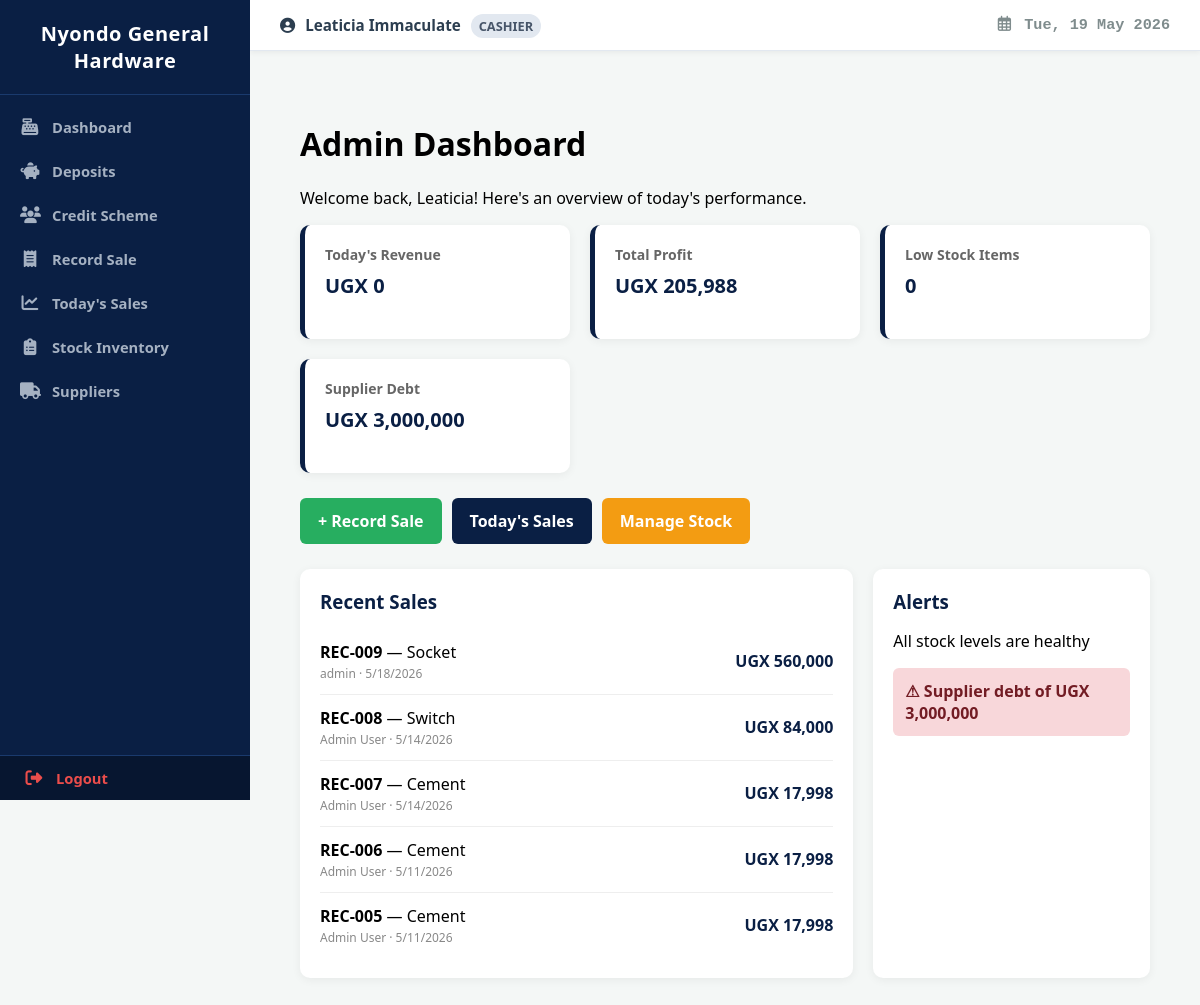
Page /admin_dashboard/ (signed in) on the earlier database version.
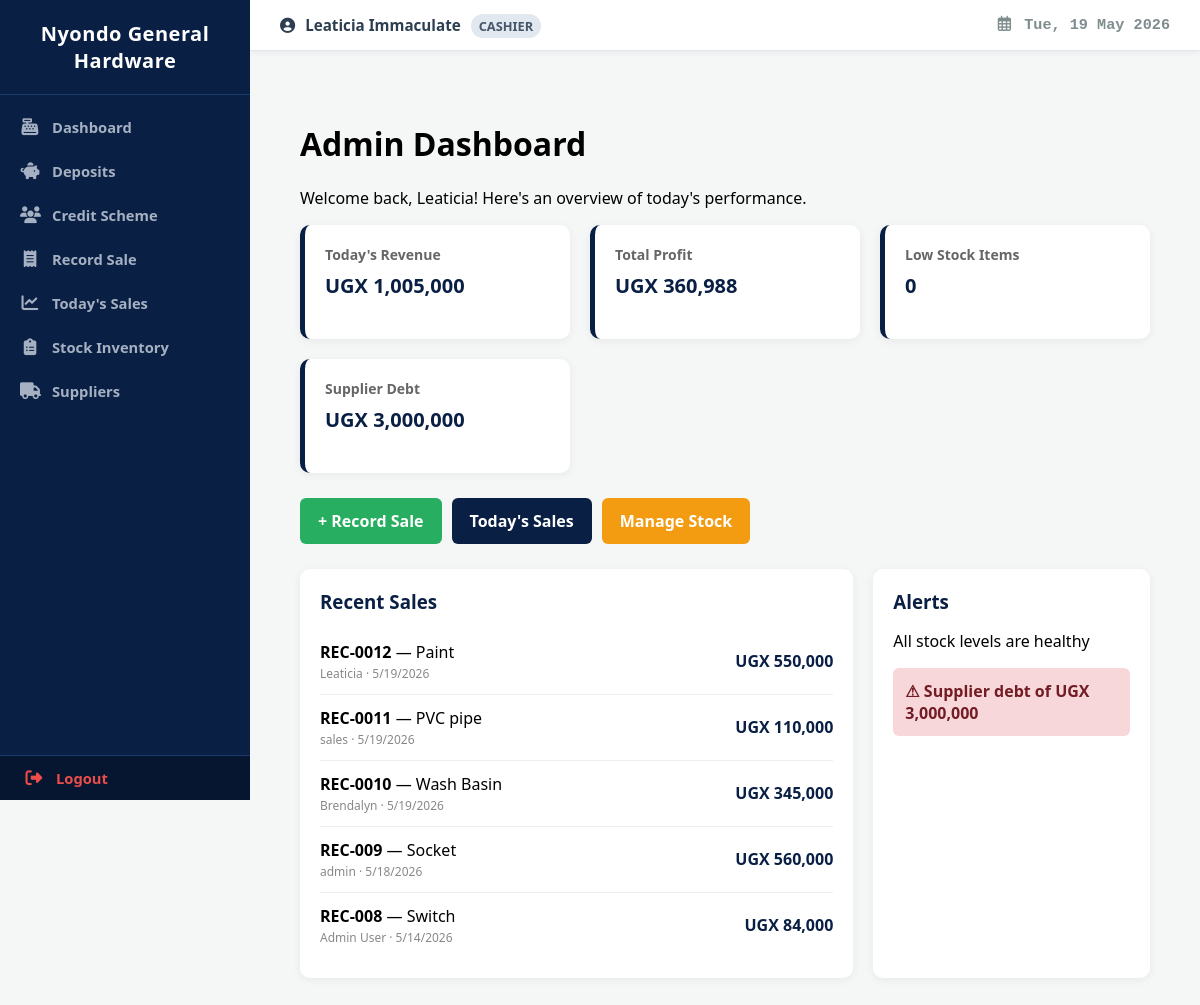
Same page on the later database version.
### web/models.py (models this page shows, shortened)
class Sale(models.Model):
    SALE_TYPES = (
        ('WALK_IN', 'Walk-In'),
        ('WHOLESALE', 'Wholesale'),
        ('SCHEME', 'Scheme Pickup'),
    )
    sale_type = models.CharField(max_length=20, choices=SALE_TYPES, default='WALK_IN')
    item = models.ForeignKey(StockItem, on_delete=models.CASCADE)
    quantity = models.PositiveIntegerField()
    total_price = models.DecimalField(max_digits=12, decimal_places=0)
    customer_name = models.CharField(max_length=100, default="Walk-in")
    member_nin = models.CharField(max_length=14, validators=[ugandan_nin_rule], blank=True, null=True)
    delivery_fee = models.DecimalField(max_digits=10, decimal_places=0, default=0)
    date_sold = models.DateTimeField(auto_now_add=True)
    distance = models.FloatField(default=0.0)
    user = models.ForeignKey(settings.AUTH_USER_MODEL, on_delete=models.SET_NULL, null=True, blank=True)

class StockItem(models.Model):
    name = models.CharField(max_length=100)
    category = models.ForeignKey(Category, on_delete=models.CASCADE)
    unit = models.CharField(max_length=20) # e.g., Bags, Pieces, Bundles
    quantity = models.IntegerField(default=0)
    unit_cost = models.DecimalField(max_digits=12, decimal_places=0)
    selling_price = models.DecimalField(max_digits=12, decimal_places=0)
    reorder_level = models.IntegerField(default=5)
    specifications = models.TextField(blank=True, null=True)
    supplier = models.ForeignKey(Supplier, on_delete=models.CASCADE, related_name="items")

class CustomUser(AbstractUser):
    ROLE_CHOICES = [
        ('ADMIN', 'Admin'),
        ('STOCK', 'Stock Manager'),
        ('CASHIER', 'Cashier'),
        ('SALES', 'Sales Person'),
    ]
    role = models.CharField(max_length=20, choices=ROLE_CHOICES, default='CASHIER')
    phone = models.CharField(max_length=20, validators=[ugandan_phone_rule], blank=True, null=True)
    is_active = models.BooleanField(default=True)

### web/views.py (the view)
# urls.py: path('admin_dashboard/', views.admin_dashboard, name="admin_dashboard"),
@login_required
def admin_dashboard(request):
    today = timezone.now().date()
    todays_revenue = Sale.objects.filter(
        date_sold__date=today
    ).aggregate(
        total=Sum('total_price')
    )['total'] or 0
    total_profit = Sale.objects.aggregate(
        profit=Sum(
            ExpressionWrapper(
                F('total_price') - (F('item__unit_cost') * F('quantity')),
                output_field=DecimalField()
            )
        )
    )['profit'] or 0
    low_stock_items = StockItem.objects.filter(quantity__lte=5, quantity__gt=0)
    out_of_stock_items = StockItem.objects.filter(quantity=0)
    supplier_debt = Supplier.objects.aggregate(
        total=Sum('credit')
    )['total'] or 0
    scheme_members = SalaryEarner.objects.count()
    scheme_savings = Deposit.objects.aggregate(
        total=Sum('amount')
    )['total'] or 0
    context = {
        'todays_revenue': todays_revenue,
        'total_profit': total_profit,
        'low_stock_count': low_stock_items.count(),
        'out_of_stock_count': out_of_stock_items.count(),
        'supplier_debt': supplier_debt,
        'stock_lines': StockItem.objects.count(),
        'scheme_members': scheme_members,
        'scheme_savings': scheme_savings,
        'all_time_sales': Sale.objects.count(),
        'recent_sales': Sale.objects.select_related('item')
                                   .order_by('-date_sold')[:5],
        'today': today
    }
    return render(request, 'admin_dashboard.html', context)

### web/templates/admin_dashboard.html (shortened to what this page needs)
{% extends "base.html" %}
{% load humanize %}
{% block content %}
<div class="dashboard">
    <div class="dashboard-header">
        <h1>Admin Dashboard</h1>
        <p>Welcome back, {{ request.user.username }}! Here's an overview of today's performance.</p>
    </div>
    <div class="stats">
        <div class="stat-box">
            <h3>Today's Revenue</h3>
            <p>UGX {{ todays_revenue|floatformat:0|intcomma }}</p>
        </div>
        <div class="stat-box">
            <h3>Total Profit</h3>
            <p>UGX {{ total_profit|floatformat:0|intcomma }}</p>
        </div>
        <div class="stat-box">
            <h3>Low Stock Items</h3>
            <p>{{ low_stock_count }}</p>
        </div>
        <div class="stat-box">
            <h3>Supplier Debt</h3>
            <p>UGX {{ supplier_debt|floatformat:0|intcomma }}</p>
        </div>
    </div>
    <div class="actions">
        <a href="{% url 'record_sale' %}" class="btn btn-green">+ Record Sale</a>
        <a href="{% url 'sales_today' %}" class="btn btn-blue">Today's Sales</a>
        <a href="{% url 'stock_list' %}" class="btn btn-orange">Manage Stock</a>
    </div>
    <div class="grid">
        <div class="panel">
            <h3>Recent Sales</h3>
            {% for sale in recent_sales %}
                <div class="sale-item-wrapper">
                    <div class="sale-meta">
                        <strong>REC-00{{ sale.id }}</strong> &mdash; {{ sale.item.name }}
                        <small>
                            {{ sale.user.username|default:"Admin User" }} &middot; {{ sale.date_sold|date:"n/j/Y" }}
                        </small>
                    </div>
                    <div class="sale-price">
                        UGX {{ sale.total_price|floatformat:0|intcomma }}
                    </div>
                </div>
            {% empty %}
                <p class="text-muted">No sales recorded yet.</p>
            {% endfor %}
        </div>
        <div class="panel">
            <h3>Alerts</h3>
            {% if low_stock_count > 0 %}
                <div class="alert alert-danger">
                    {{ low_stock_count }} low stock item(s)
                </div>
            {% else %}
                <p>All stock levels are healthy </p>
            {% endif %}
            {% if supplier_debt > 0 %}
                <div class="alert alert-danger">
                    ⚠ Supplier debt of UGX {{ supplier_debt|floatformat:0|intcomma }}
                </div>
            {% else %}
                <p>No outstanding supplier debts </p>
            {% endif %}
        </div>
    </div>
</div>
{% endblock %}

Differences in the rows shown:
no longer on this page (row unchanged): Sale: id "7", item.name "Cement", user.username "Admin User", date_sold "5/14/2026", total_price "17,998"
no longer on this page (row unchanged): Sale: id "6", item.name "Cement", user.username "Admin User", date_sold "5/11/2026", total_price "17,998"
no longer on this page (row unchanged): Sale: id "5", item.name "Cement", user.username "Admin User", date_sold "5/11/2026", total_price "17,998"
added Sale: id "12", item.name "Paint", user.username "Leaticia", date_sold "5/19/2026", total_price "550,000"
added Sale: id "11", item.name "PVC pipe", user.username "sales", date_sold "5/19/2026", total_price "110,000"
added Sale: id "10", item.name "Wash Basin", user.username "Brendalyn", date_sold "5/19/2026", total_price "345,000"
Other differences:
{{ todays_revenue|floatformat:0|intcomma }}: "0" → "1,005,000"
{{ total_profit|floatformat:0|intcomma }}: "205,988" → "360,988"
